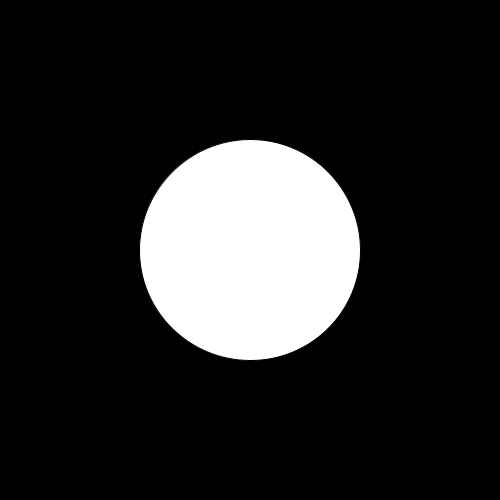
Frame 1 (no input)
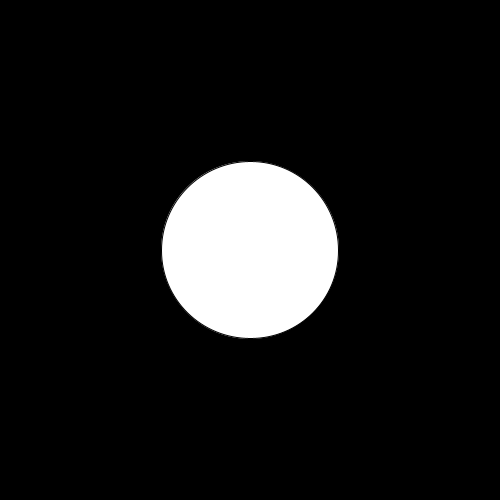
Frame 60 (the mouse pressed at the canvas centre just before this capture)
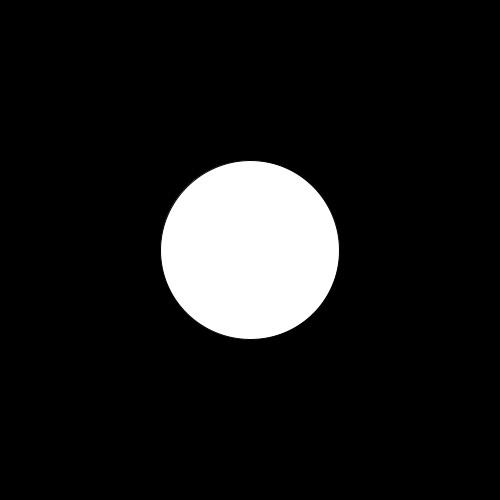
Frame 120 (the mouse held since frame 60 and released just before this capture)

The Processing sketch that drew these frames (run headless with seeded random() and noise(); from frame 60 on, the mouse is pressed at the canvas centre):

// Processing sketch: Noise
// ── Noise.pde
float size = 100;

void setup() {
  size(500, 500);
}

void draw() {
  size = noise((float) frameCount / 100) * 200 + 100;
  
  
  background(0);
  translate(width / 2, height / 2);

  fill(255);
  ellipse(0, 0, size, size);
}
